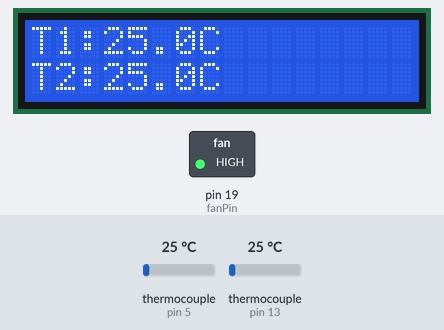
The sketch below on a simulated Arduino Uno, built with avr-gcc and run on an emulated ATmega328P. Shown: 16×2 character LCD, switched loads named in the sketch (green lamp = pin HIGH). The inputs (shaded band) are chosen by the test bench; at power-on: thermocouple (sensors on pin 5, pin 13) 25 °C.

Above: at 1.2 s.
1.3 s: thermocouple (sensor on pin 5) set to 6 °C
At 8.9 s:
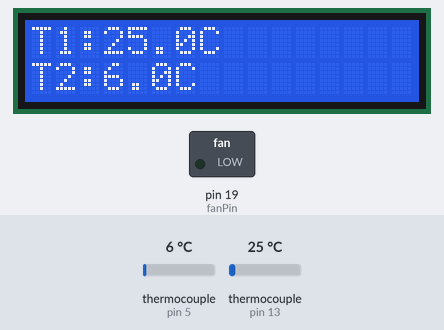
10.6 s: thermocouple (sensor on pin 13) set to 6 °C
At 18.0 s:
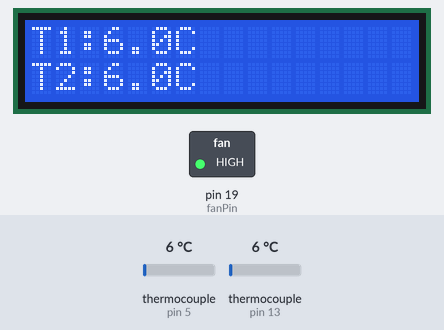
18.6 s: thermocouple (sensor on pin 5) set to 75 °C
At 26.1 s:
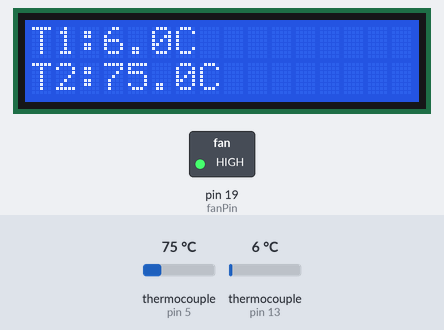
26.6 s: thermocouple (sensor on pin 13) set to 75 °C
At 34.2 s:
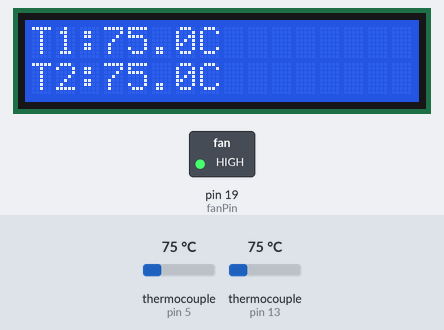
34.6 s: thermocouple (sensor on pin 5) set to 150 °C
At 42.3 s:
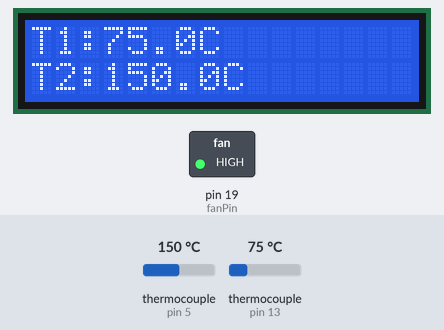
42.6 s: thermocouple (sensor on pin 13) set to 150 °C
At 50.4 s:
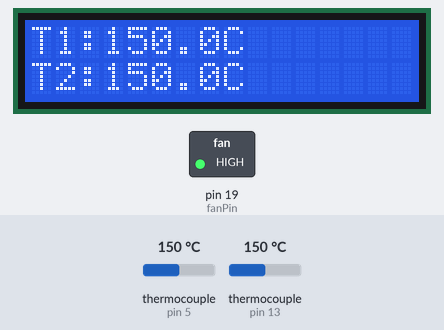
Timing chart, 0 to 51.7 s (numbered marks = the images above; inputs shaded):
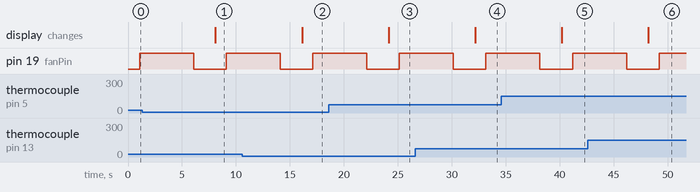

The sketch:

project113.ino
```cpp
#include <Wire.h>
#include <LiquidCrystal_I2C.h>
#include "max6675.h"

MAX6675 thermo1(4, 13, 14);
MAX6675 thermo2(17, 5, 16);

LiquidCrystal_I2C lcd(0x27, 16, 2);
int LCD_SDA = 21;
int LCD_SCL = 22;

  const int fanPin =19;
void setup() {
  lcd.init();
  lcd.backlight();
pinMode(fanPin,OUTPUT);
digitalWrite(fanPin,LOW);
}

void loop() {
  lcd.clear();

  lcd.setCursor(0,0);
  lcd.print("T1:");
  lcd.print(thermo1.readCelsius(),1);
  lcd.print("C");

  lcd.setCursor(0,1);
  lcd.print("T2:");
  lcd.print(thermo2.readCelsius(),1);
  lcd.print("C");

  delay(1000);
  {
  digitalWrite(fanPin, HIGH);
delay(5000);
digitalWrite(fanPin,LOW);
delay(2000);}
}
```

Measured:
- after the input at 1.3 s, the display: changes after 6.8 s (image 1)
- after the input at 10.6 s, the display: changes after 5.5 s (image 2)
- after the input at 18.6 s, the display: changes after 5.5 s (image 3)
- after the input at 26.6 s, the display: changes after 5.6 s (image 4)
- after the input at 34.6 s, the display: changes after 5.6 s (image 5)
- after the input at 42.6 s, the display: changes after 5.6 s (image 6)
